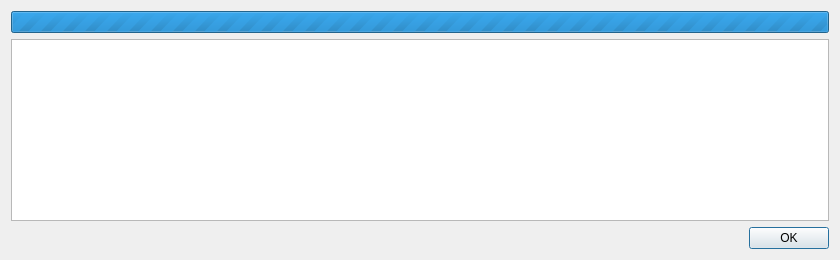
<?xml version="1.0" encoding="UTF-8"?>
<ui version="4.0">
 <class>TemplateInstallProgressDlg</class>
 <widget class="QDialog" name="TemplateInstallProgressDlg">
  <property name="geometry">
   <rect>
    <x>0</x>
    <y>0</y>
    <width>840</width>
    <height>260</height>
   </rect>
  </property>
  <property name="windowTitle">
   <string>Installing Templates...</string>
  </property>
  <layout class="QVBoxLayout" name="verticalLayout">
   <item>
    <widget class="QProgressBar" name="progressBar">
     <property name="maximum">
      <number>0</number>
     </property>
     <property name="value">
      <number>-1</number>
     </property>
    </widget>
   </item>
   <item>
    <widget class="QTextEdit" name="textEdit">
     <property name="readOnly">
      <bool>true</bool>
     </property>
    </widget>
   </item>
   <item>
    <widget class="QDialogButtonBox" name="buttonBox">
     <property name="orientation">
      <enum>Qt::Horizontal</enum>
     </property>
     <property name="standardButtons">
      <set>QDialogButtonBox::Ok</set>
     </property>
    </widget>
   </item>
  </layout>
 </widget>
 <resources/>
 <connections>
  <connection>
   <sender>buttonBox</sender>
   <signal>accepted()</signal>
   <receiver>TemplateInstallProgressDlg</receiver>
   <slot>accept()</slot>
   <hints>
    <hint type="sourcelabel">
     <x>248</x>
     <y>254</y>
    </hint>
    <hint type="destinationlabel">
     <x>157</x>
     <y>274</y>
    </hint>
   </hints>
  </connection>
  <connection>
   <sender>buttonBox</sender>
   <signal>rejected()</signal>
   <receiver>TemplateInstallProgressDlg</receiver>
   <slot>reject()</slot>
   <hints>
    <hint type="sourcelabel">
     <x>316</x>
     <y>260</y>
    </hint>
    <hint type="destinationlabel">
     <x>286</x>
     <y>274</y>
    </hint>
   </hints>
  </connection>
 </connections>
</ui>
